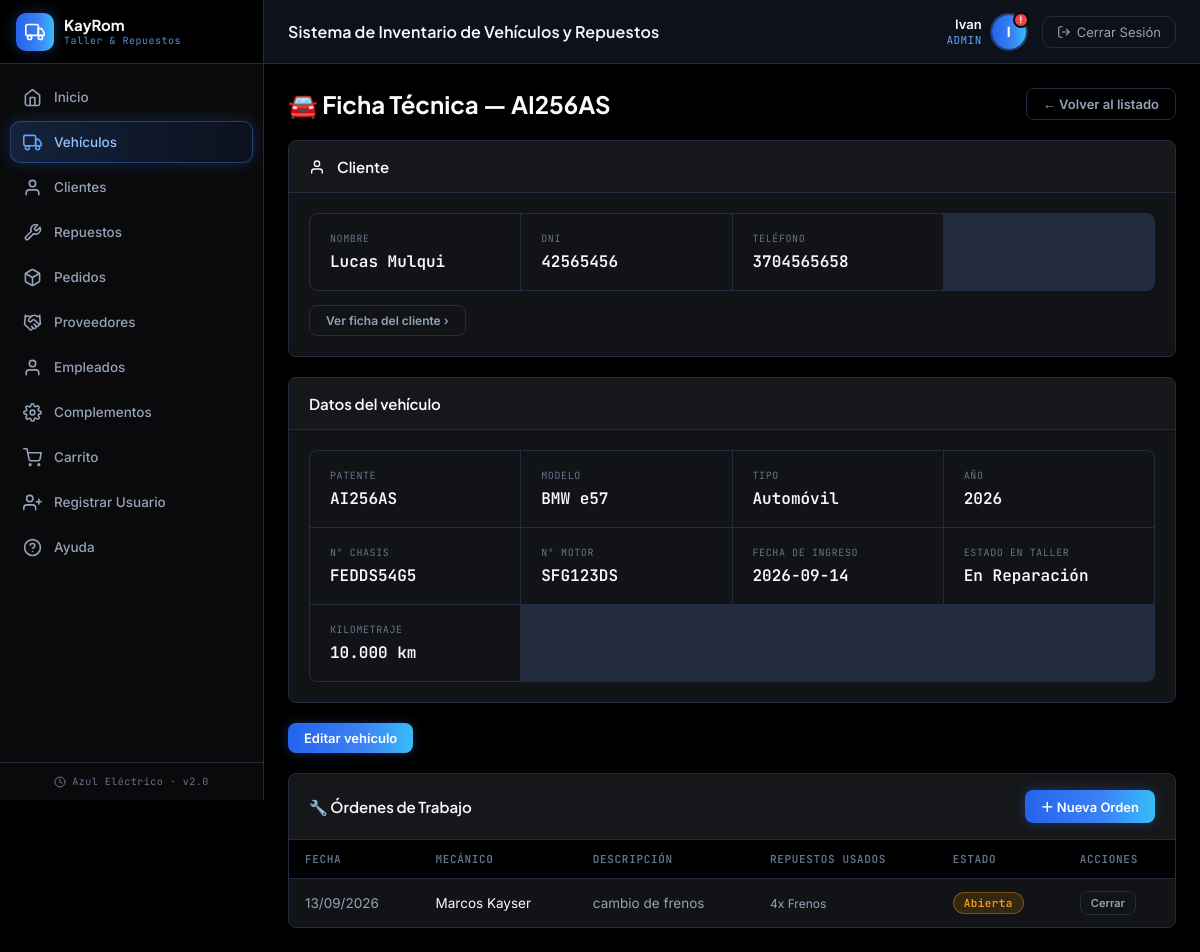
The page /index.php?page=vehiculos&action=verFicha&id=46 (signed in) on the database its author committed.
### tables this page shows
CREATE TABLE `vehiculo` (
  `id` int NOT NULL AUTO_INCREMENT,
  `cantidad_vehiculo` int DEFAULT '0',
  `patente` varchar(20) DEFAULT NULL,
  `numero_chasis` varchar(20) DEFAULT NULL,
  `numero_motor` varchar(30) DEFAULT NULL,
  `fecha_ingreso` datetime DEFAULT NULL,
  `compatibilidad_repuestos_id` int DEFAULT '0',
  `tipo_vehiculo_id` int DEFAULT NULL,
  `modelo_vehiculo_id` int DEFAULT NULL,
  `estado_taller` varchar(30) NOT NULL DEFAULT 'En Diagnóstico',
  `kilometraje` int NOT NULL DEFAULT '0',
  `anio` int DEFAULT NULL,
  `cliente_id` int DEFAULT NULL,
  PRIMARY KEY (`id`),
  KEY `tipo_vehiculo_id` (`tipo_vehiculo_id`),
  KEY `modelo_vehiculo_id` (`modelo_vehiculo_id`),
  KEY `fk_vehiculo_cliente` (`cliente_id`),
  CONSTRAINT `fk_vehiculo_cliente` FOREIGN KEY (`cliente_id`) REFERENCES `cliente` (`id`) ON DELETE SET NULL,
  CONSTRAINT `vehiculo_ibfk_1` FOREIGN KEY (`tipo_vehiculo_id`) REFERENCES `tipo_vehiculo` (`id`),
  CONSTRAINT `vehiculo_ibfk_2` FOREIGN KEY (`modelo_vehiculo_id`) REFERENCES `modelo_vehiculo` (`id`)
);

CREATE TABLE `cliente` (
  `id` int NOT NULL AUTO_INCREMENT,
  `nombre` varchar(60) NOT NULL,
  `apellido` varchar(60) NOT NULL,
  `dni` varchar(20) NOT NULL,
  `telefono` varchar(30) DEFAULT NULL,
  PRIMARY KEY (`id`),
  UNIQUE KEY `uq_cliente_dni` (`dni`)
);

CREATE TABLE `modelo_vehiculo` (
  `id` int NOT NULL AUTO_INCREMENT,
  `modelo_vehiculo` varchar(45) NOT NULL,
  `anio_vehiculo` int DEFAULT NULL,
  PRIMARY KEY (`id`)
);

CREATE TABLE `tipo_vehiculo` (
  `id` int NOT NULL AUTO_INCREMENT,
  `tipo_vehiculo` varchar(100) NOT NULL,
  PRIMARY KEY (`id`)
);

CREATE TABLE `orden_trabajo` (
  `id` int NOT NULL AUTO_INCREMENT,
  `vehiculo_id` int NOT NULL,
  `mecanico_id` int DEFAULT NULL,
  `fecha` datetime NOT NULL DEFAULT CURRENT_TIMESTAMP,
  `descripcion` varchar(255) DEFAULT NULL,
  `estado` varchar(30) NOT NULL DEFAULT 'Abierta',
  PRIMARY KEY (`id`),
  KEY `fk_ordentrabajo_vehiculo` (`vehiculo_id`),
  KEY `fk_ordentrabajo_mecanico` (`mecanico_id`),
  CONSTRAINT `fk_ordentrabajo_mecanico` FOREIGN KEY (`mecanico_id`) REFERENCES `usuario` (`id`) ON DELETE SET NULL,
  CONSTRAINT `fk_ordentrabajo_vehiculo` FOREIGN KEY (`vehiculo_id`) REFERENCES `vehiculo` (`id`) ON DELETE CASCADE
);

CREATE TABLE `persona` (
  `id` int NOT NULL AUTO_INCREMENT,
  `nombre` varchar(100) NOT NULL,
  `apellido` varchar(100) NOT NULL,
  `domicilio` varchar(150) DEFAULT NULL,
  `dni` varchar(15) DEFAULT NULL,
  `telefono_persona` varchar(20) DEFAULT NULL,
  PRIMARY KEY (`id`)
);

CREATE TABLE `orden_trabajo_repuesto` (
  `id` int NOT NULL AUTO_INCREMENT,
  `orden_trabajo_id` int NOT NULL,
  `repuesto_id` int NOT NULL,
  `cantidad` int NOT NULL DEFAULT '1',
  PRIMARY KEY (`id`),
  KEY `fk_otr_orden` (`orden_trabajo_id`),
  KEY `fk_otr_repuesto` (`repuesto_id`),
  CONSTRAINT `fk_otr_orden` FOREIGN KEY (`orden_trabajo_id`) REFERENCES `orden_trabajo` (`id`) ON DELETE CASCADE,
  CONSTRAINT `fk_otr_repuesto` FOREIGN KEY (`repuesto_id`) REFERENCES `repuestos` (`id`) ON DELETE RESTRICT
);

CREATE TABLE `repuestos` (
  `id` int NOT NULL AUTO_INCREMENT,
  `nombre` varchar(100) NOT NULL,
  `categoria` varchar(45) DEFAULT NULL,
  `stock` int DEFAULT '0',
  `stock_minimo` int DEFAULT '5',
  `precio` decimal(10,2) DEFAULT '0.00',
  `sku` varchar(20) DEFAULT NULL,
  `proveedor_id` int DEFAULT NULL,
  PRIMARY KEY (`id`),
  KEY `fk_repuestos_proveedor` (`proveedor_id`),
  CONSTRAINT `fk_repuestos_proveedor` FOREIGN KEY (`proveedor_id`) REFERENCES `proveedor` (`id`) ON DELETE SET NULL
);

### backend/vehiculos/controller/VehiculoController.php (called while the page is built, shortened)
<?php
class VehiculoController {
    private $model;
    public function __construct() {
        $this->model = new VehiculoModel();
    }
    public function verFicha() {
        $id = (int)($_GET['id'] ?? 0);
        $ordenModel = new OrdenTrabajoModel();
        $data = [
            'vehiculo'   => $this->model->getById($id),
            'ordenes'    => $ordenModel->getByVehiculo($id),
            'mecanicos'  => (new EmpleadoModel())->getAll(),
            'repuestos'  => (new RepuestoModel())->getAll(),
            'activePage' => 'vehiculos'
        ];
        require_once 'backend/vehiculos/views/vehiculo_ficha.php';
    }
}

### config/base_datos.php (called while the page is built, shortened)
<?php
class Database {
    private static $instance = null;
    public $conexion;
    private function __construct() {
        $this->conexion = new mysqli("localhost", "root", "Migue123456", "soft_kayrom");
        $this->conexion->set_charset("utf8");
    }
    public static function getInstance() {
        if (self::$instance === null) {
            self::$instance = new Database();
        }
        return self::$instance;
    }
    public function getConexion() {
        return $this->conexion;
    }
}

### backend/vehiculos/model/VehiculoModel.php (called while the page is built, shortened)
<?php
class VehiculoModel {
    private $db;
    public function __construct() {
        $this->db = Database::getInstance()->getConexion();
    }
    public function getById($id) {
        $id = (int)$id;
        $sql = "SELECT v.*, mv.modelo_vehiculo, mv.anio_vehiculo, tv.tipo_vehiculo,
                       cl.id AS cliente_id, cl.nombre AS cliente_nombre, cl.apellido AS cliente_apellido, cl.dni AS cliente_dni, cl.telefono AS cliente_telefono
                FROM vehiculo v
                LEFT JOIN modelo_vehiculo mv ON v.modelo_vehiculo_id = mv.id
                LEFT JOIN tipo_vehiculo tv   ON v.tipo_vehiculo_id   = tv.id
                LEFT JOIN cliente cl         ON v.cliente_id        = cl.id
                WHERE v.id = $id";
        $result = $this->db->query($sql);
        return $result ? $result->fetch_assoc() : null;
    }
}

### backend/ordenes/models/OrdenTrabajoModel.php (called while the page is built, shortened)
<?php
class OrdenTrabajoModel {
    private $db;
    public function __construct() {
        $this->db = Database::getInstance()->getConexion();
    }
    public function getByVehiculo($vehiculo_id) {
        $vehiculo_id = (int)$vehiculo_id;
        $sql = "SELECT ot.*, p.nombre AS mecanico_nombre, p.apellido AS mecanico_apellido
                FROM orden_trabajo ot
                LEFT JOIN usuario u ON u.id = ot.mecanico_id
                LEFT JOIN persona p ON p.id = u.persona_id
                WHERE ot.vehiculo_id = $vehiculo_id
                ORDER BY ot.fecha DESC";
        $result = $this->db->query($sql);
        $ordenes = $result ? $result->fetch_all(MYSQLI_ASSOC) : [];
        foreach ($ordenes as &$orden) {
            $orden['items'] = $this->getItems($orden['id']);
        }
        return $ordenes;
    }
    public function getItems($orden_trabajo_id) {
        $orden_trabajo_id = (int)$orden_trabajo_id;
        $sql = "SELECT otr.cantidad, r.nombre, r.id AS repuesto_id
                FROM orden_trabajo_repuesto otr
                JOIN repuestos r ON r.id = otr.repuesto_id
                WHERE otr.orden_trabajo_id = $orden_trabajo_id";
        $result = $this->db->query($sql);
        return $result ? $result->fetch_all(MYSQLI_ASSOC) : [];
    }
}

### backend/empleado/models/EmpleadoModel.php (called while the page is built, shortened)
<?php
class EmpleadoModel {
    private $db;
    public function __construct() {
        $this->db = Database::getInstance()->getConexion();
    }
    public function getAll() {
    $result = $this->db->query(
        "SELECT u.id, u.nombre_usuario, u.email, u.rol, u.activo,
                p.nombre, p.apellido, p.domicilio, p.dni, p.telefono_persona,
                emp.rango_trabajo, emp.especialidad
         FROM usuario u
         LEFT JOIN persona p ON p.id = u.persona_id
         LEFT JOIN empleado emp ON emp.persona_id = p.id
         ORDER BY p.apellido ASC"
    );
    return $result ? $result->fetch_all(MYSQLI_ASSOC) : [];
    }
}

### backend/repuestos/model/RepuestoModel.php (called while the page is built, shortened)
<?php
class RepuestoModel {
    private $db;
    public function __construct() {
        $this->db = Database::getInstance()->getConexion();
    }
    public function getAll() {
        $result = $this->db->query(
            "SELECT r.*, pr.nombre_proveedor
             FROM repuestos r
             LEFT JOIN proveedor pr ON pr.id = r.proveedor_id
             ORDER BY r.nombre ASC"
        );
        return $result ? $result->fetch_all(MYSQLI_ASSOC) : [];
    }
}

### backend/vehiculos/views/vehiculo_ficha.php (the view, shortened to what this page needs)
<?php
require_once 'compartidoCREO/views/encabezado.php';
$v = $data['vehiculo'];
?>
<div class="page-header">
    <h1>🚘 Ficha Técnica — <?= htmlspecialchars($v['patente'] ?? 'Vehículo') ?></h1>
    <a href="index.php?page=vehiculos" class="btn btn-ghost">&larr; Volver al listado</a>
</div>
<?php if (!$v): ?>
    <div class="panel"><div class="panel-body" style="padding:30px;text-align:center;color:var(--text-muted);">
        Vehículo no encontrado.
    </div></div>
<?php else: ?>
<div class="panel" style="margin-bottom:20px;">
    <div class="panel-header"><div class="panel-title"><svg width="16" height="16" viewBox="0 0 24 24" fill="none" stroke="currentColor" stroke-width="2" stroke-linecap="round" stroke-linejoin="round" style="vertical-align:-3px;margin-right:4px;"><path d="M20 21v-2a4 4 0 0 0-4-4H8a4 4 0 0 0-4 4v2"/><circle cx="12" cy="7" r="4"/></svg> Cliente</div></div>
    <div class="panel-body" style="padding:20px;">
        <?php if (!empty($v['cliente_nombre'])): ?>
        <div class="spec-grid">
            <div class="spec-item"><div class="spec-label">Nombre</div><div class="spec-value"><?= htmlspecialchars($v['cliente_nombre'] . ' ' . $v['cliente_apellido']) ?></div></div>
            <div class="spec-item"><div class="spec-label">DNI</div><div class="spec-value"><?= htmlspecialchars($v['cliente_dni'] ?? '-') ?></div></div>
            <div class="spec-item"><div class="spec-label">Teléfono</div><div class="spec-value"><?= htmlspecialchars($v['cliente_telefono'] ?: '—') ?></div></div>
        </div>
        <a href="index.php?page=clientes&action=verFicha&id=<?= $v['cliente_id'] ?>" class="btn btn-ghost" style="margin-top:14px;font-size:12px;">Ver ficha del cliente &rsaquo;</a>
        <?php else: ?>
            <div style="color:var(--text-muted);">Este vehículo no tiene un cliente asociado.</div>
        <?php endif; ?>
    </div>
</div>
<div class="panel" style="margin-bottom:20px;">
    <div class="panel-header"><div class="panel-title">Datos del vehículo</div></div>
    <div class="panel-body" style="padding:20px;">
        <div class="spec-grid">
            <div class="spec-item"><div class="spec-label">Patente</div><div class="spec-value"><?= htmlspecialchars($v['patente'] ?? '-') ?></div></div>
            <div class="spec-item"><div class="spec-label">Modelo</div><div class="spec-value"><?= htmlspecialchars($v['modelo_vehiculo'] ?? '-') ?></div></div>
            <div class="spec-item"><div class="spec-label">Tipo</div><div class="spec-value"><?= htmlspecialchars($v['tipo_vehiculo'] ?? '-') ?></div></div>
            <div class="spec-item"><div class="spec-label">Año</div><div class="spec-value"><?= htmlspecialchars($v['anio'] ?? '-') ?></div></div>
            <div class="spec-item"><div class="spec-label">N° Chasis</div><div class="spec-value"><?= htmlspecialchars($v['numero_chasis'] ?? '-') ?></div></div>
            <div class="spec-item"><div class="spec-label">N° Motor</div><div class="spec-value"><?= htmlspecialchars($v['numero_motor'] ?? '-') ?></div></div>
            <div class="spec-item"><div class="spec-label">Fecha de ingreso</div><div class="spec-value"><?= isset($v['fecha_ingreso']) ? substr($v['fecha_ingreso'],0,10) : '-' ?></div></div>
            <div class="spec-item"><div class="spec-label">Estado en Taller</div><div class="spec-value"><?= htmlspecialchars($v['estado_taller'] ?? '-') ?></div></div>
            <div class="spec-item"><div class="spec-label">Kilometraje</div><div class="spec-value"><?= number_format($v['kilometraje'] ?? 0, 0, ',', '.') ?> km</div></div>
        </div>
    </div>
</div>
<a href="index.php?page=vehiculos&action=edit&id=<?= $v['id'] ?>" class="btn btn-primary">Editar vehículo</a>
<div class="panel" style="margin-top:20px;">
    <div class="panel-header">
        <div class="panel-title">🔧 Órdenes de Trabajo</div>
        <button type="button" class="btn btn-primary" onclick="abrirModal('modal-nueva-orden')">＋ Nueva Orden</button>
    </div>
    <div class="panel-body">
        <?php if (empty($data['ordenes'])): ?>
            <div style="padding:30px;text-align:center;color:var(--text-muted);">Todavía no hay órdenes de trabajo cargadas para este vehículo.</div>
        <?php else: ?>
            <table>
                <thead>
                    <tr><th>Fecha</th><th>Mecánico</th><th>Descripción</th><th>Repuestos usados</th><th>Estado</th><th>Acciones</th></tr>
                </thead>
                <tbody>
                <?php foreach ($data['ordenes'] as $orden): ?>
                    <tr>
                        <td style="color:var(--text-muted);"><?= date('d/m/Y', strtotime($orden['fecha'])) ?></td>
                        <td>
                            <?php
                                $nombreMec = trim(($orden['mecanico_nombre'] ?? '') . ' ' . ($orden['mecanico_apellido'] ?? ''));
                                echo htmlspecialchars($nombreMec !== '' ? $nombreMec : '—');
                            ?>
                        </td>
                        <td style="color:var(--text-muted);"><?= htmlspecialchars($orden['descripcion'] ?: '—') ?></td>
                        <td>
                            <?php if (empty($orden['items'])): ?>
                                <span style="color:var(--text-dim);">Sin repuestos</span>
                            <?php else: ?>
                                <?php foreach ($orden['items'] as $it): ?>
                                    <div style="font-size:12px;color:var(--text-muted);"><?= $it['cantidad'] ?>x <?= htmlspecialchars($it['nombre']) ?></div>
                                <?php endforeach; ?>
                            <?php endif; ?>
                        </td>
                        <td>
                            <span class="badge-status <?= $orden['estado'] === 'Cerrada' ? 'disponible' : 'reparacion' ?>"><?= htmlspecialchars($orden['estado']) ?></span>
                        </td>
                        <td>
                            <?php if ($orden['estado'] !== 'Cerrada'): ?>
                            <a href="index.php?page=ordenes&action=cerrar&id=<?= $orden['id'] ?>&vehiculo_id=<?= $v['id'] ?>"
                               class="btn btn-ghost" style="font-size:11px;padding:4px 10px;"
                               onclick="return confirmarAccion(this.href, '¿Marcar esta orden como cerrada?')">Cerrar</a>
                            <?php endif; ?>
                        </td>
                    </tr>
                <?php endforeach; ?>
                </tbody>
            </table>
        <?php endif; ?>
    </div>
</div>
<?php endif; ?>
<?php require_once 'compartidoCREO/views/pie_pagina.php'; ?>

### rows shown on the page
vehiculo: patente "AI256AS", cliente.apellido "Lucas Mulqui", cliente.dni "42565456", cliente.telefono "3704565658", modelo_vehiculo.modelo_vehiculo "BMW e57", tipo_vehiculo.tipo_vehiculo "Automóvil", anio "2026", numero_chasis "FEDDS54G5", numero_motor "SFG123DS", fecha_ingreso "2026-09-14", estado_taller "En Reparación", kilometraje "10.000"
orden_trabajo: fecha "13/09/2026", persona.nombre+apellido "Marcos Kayser", descripcion "cambio de frenos", estado "Abierta"
orden_trabajo_repuesto: cantidad "4", repuesto.nombre "Frenos"

### other values the page prints
$nombreUsuario "Ivan"
$rolUsuario "ADMIN"
substr($nombreUsuario, 0, 1) "I"
